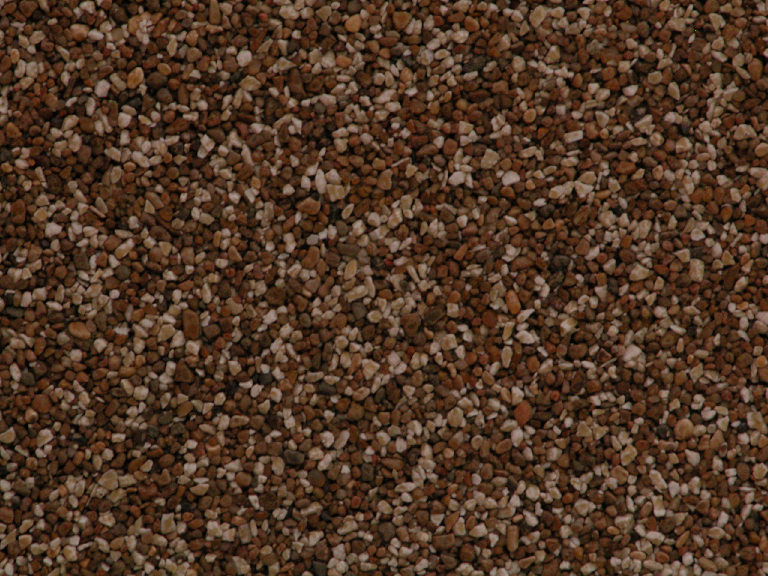
#> input picture experiment/VisibilityEvaluation/bg_imgs/01_1_lum59.6_pippin_park0035.tif, 768 x 576 px, given in place of pippin0224.tif, which was not available
$ python apply_color_matrix_for_bg.py
#> lines starting #> are read from the running program, lines starting #| are printed output that depends on the picture; pictures that were not available may be replaced by others from this repository, and a replacement may not be noted
import cv2
import numpy as np
import matplotlib.pyplot as plt

def apply_glass_simulation(image_path, M_rgb, gamma=2.2):
    """
    指定された画像に対して、ガラスの分光特性行列を適用します。
    BGR画像に対して直接計算できるよう、行列を内部で変換します。
    """
#> called with M_rgb = array of shape (3, 3), gamma = 2.2

    # 1. 画像の読み込み (OpenCVはデフォルトでBGRとして読み込みます)
    # 画像がない場合のために、デモ用のテスト画像を生成します
    if image_path is None:
        print("画像パスが指定されていないため、テスト用画像を生成します...")
        img_bgr = np.zeros((300, 300, 3), dtype=np.uint8)
        cv2.rectangle(img_bgr, (50, 50), (150, 150), (0, 0, 255), -1)   # Red box
        cv2.rectangle(img_bgr, (150, 50), (250, 150), (0, 255, 0), -1)   # Green box
        cv2.rectangle(img_bgr, (100, 150), (200, 250), (255, 0, 0), -1)  # Blue box
        cv2.putText(img_bgr, "Original", (10, 30), cv2.FONT_HERSHEY_SIMPLEX, 1, (255, 255, 255), 2)
    else:
        img_bgr = cv2.imread(image_path)
#> img_bgr is the input picture: shape (576, 768, 3); mean B, G, R 36.9, 54.3, 78.8
        if img_bgr is None:
            raise FileNotFoundError(f"画像が見つかりません: {image_path}")

    # 2. 行列の BGR 補正 (ここがポイントです)
    # 入力されたMは RGB順 (Row0=R, Row1=G, Row2=B) ですが、
    # 画像は BGR順 (Ch0=B, Ch1=G, Ch2=R) です。
    # したがって、行列の「行」と「列」を両方反転させることで BGR用行列 になります。
    M_bgr = np.flip(np.flip(M_rgb, 0), 1)

    print("--- RGB用 行列 ---")
    print(M_rgb)
    print("\n--- BGR変換用 行列 (自動調整済み) ---")
    print(M_bgr)

    # 3. 線形変換の実行 (cv2.transform)
    # 各ピクセル p_in に対して、 p_out = M_bgr * p_in を計算します
    # 画像は通常ガンマ補正がかかっているため、物理演算を行うためにリニア空間に戻します
    img_float = img_bgr.astype(np.float32) / 255.0
    img_linear = np.power(img_float, gamma)
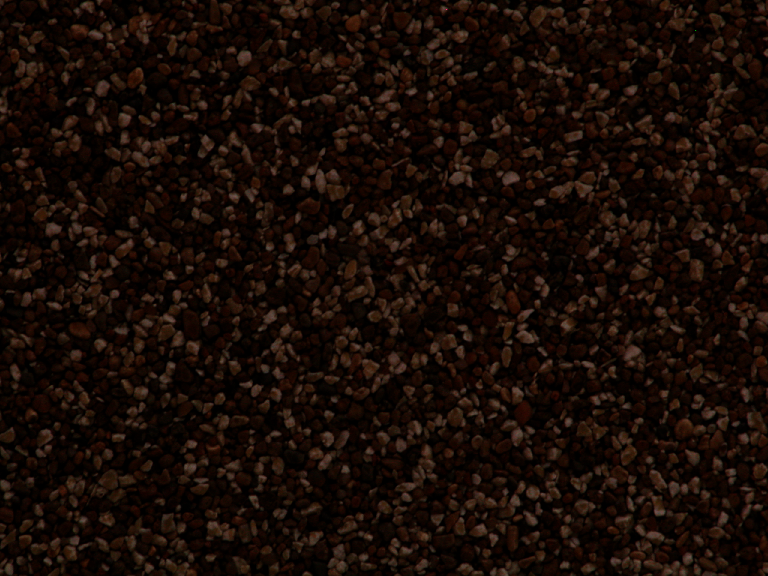
#> img_linear: shape (576, 768, 3) float32; mean B, G, R 0.0256, 0.0472, 0.0946

    # 線形空間で行列演算: p_out_linear = M_bgr * p_in_linear
    img_linear_transformed = cv2.transform(img_linear, M_bgr)

    # 負の値は物理的にあり得ないので0クリップしてから、ガンマ補正を再適用
    img_linear_transformed = np.maximum(img_linear_transformed, 0)
    img_transformed_gamma = np.power(img_linear_transformed, 1.0 / gamma)
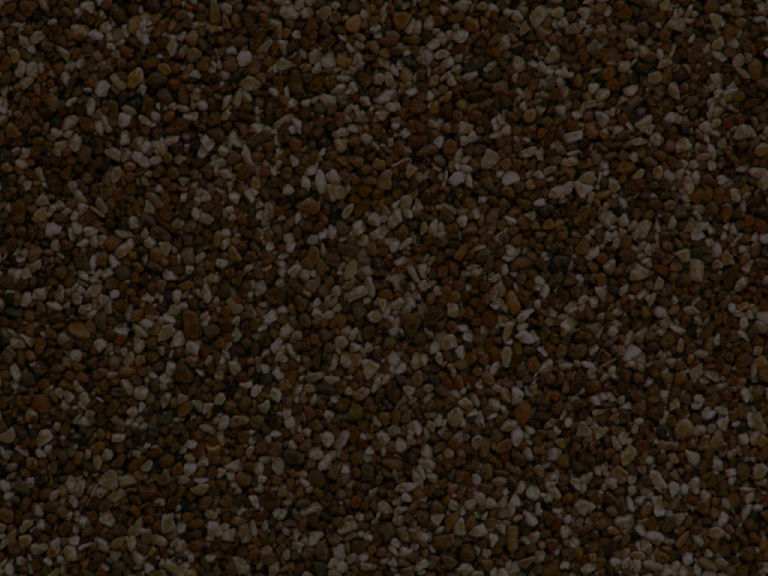
#> img_transformed_gamma: shape (576, 768, 3) float32; mean B, G, R 0.0677, 0.106, 0.145

    # 4. クリップ処理 (重要)
    # 計算結果が小数になったり、255を超えたり負になったりするため、
    # 0-255の範囲に収めて整数型(uint8)に戻します。
    img_transformed = np.clip(img_transformed_gamma * 255, 0, 255).astype(np.uint8)

    return img_bgr, img_transformed

# --- メイン処理 ---

# 1. 画像から読み取った行列 M (RGB定義)
# Row 0: R output coefficients
# Row 1: G output coefficients
# Row 2: B output coefficients
matrix_data = np.array([
   [ 0.1854, -0.0033, 0.0243],
   [-0.0037,  0.2241, 0.0056],
   [-0.0052, -0.0187, 0.2764]
])

# 2. 実行 (お手持ちの画像ファイル名があれば書き換えてください)
# ファイルパスを None にすると、R/G/Bの箱を描いたデモ画像で動きます
original, transformed = apply_glass_simulation(r"C:\Users\HamaKazu\Desktop\GradSchool\lab\McGill Calibrated Color Image Database\Textures\Textures\pippin0224.tif", matrix_data)
# 例: apply_glass_simulation("my_photo.jpg", matrix_data)

# 画像の保存
output_filename = "simulated_glass_output.png"
cv2.imwrite(output_filename, transformed)
print(f"補正後の画像を保存しました: {output_filename}")

# 3. 結果の表示 (matplotlibはRGBで表示するため変換して表示)
plt.figure(figsize=(12, 6))

plt.subplot(1, 2, 1)
plt.imshow(cv2.cvtColor(original, cv2.COLOR_BGR2RGB))
plt.title("Before Glass (Original)")
plt.axis('off')

plt.subplot(1, 2, 2)
plt.imshow(cv2.cvtColor(transformed, cv2.COLOR_BGR2RGB))
plt.title("After Glass (Simulated)")
plt.axis('off')

plt.tight_layout()
plt.show()
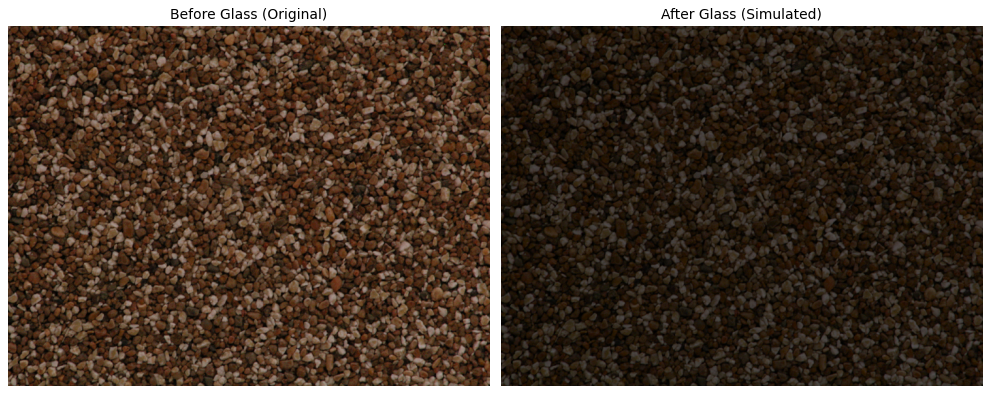
#> figure drawn by matplotlib, 2 panels

$ run again, on experiment/VisibilityEvaluation/bg_imgs/02_2_lum89.5_merry_mexico0154.tif
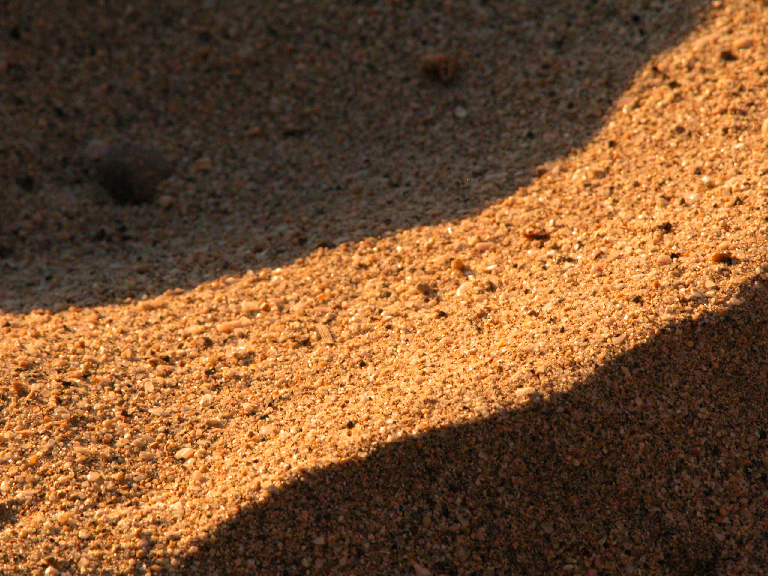
#> input picture experiment/VisibilityEvaluation/bg_imgs/02_2_lum89.5_merry_mexico0154.tif, 768 x 576 px, given in place of pippin0224.tif, which was not available
#> in apply_glass_simulation, img_bgr is the input picture: shape (576, 768, 3); mean B, G, R 47.6, 81.7, 120.8
#> in apply_glass_simulation, `img_transformed_gamma = np.power(img_linear_transformed, 1.0 / gamma)`:
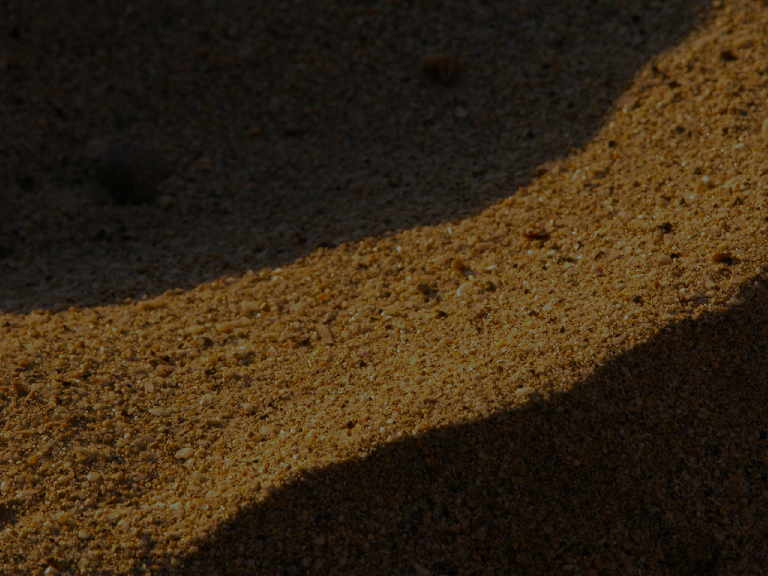
#> img_transformed_gamma: shape (576, 768, 3) float32; mean B, G, R 0.0805, 0.16, 0.222
#> `plt.show()`:
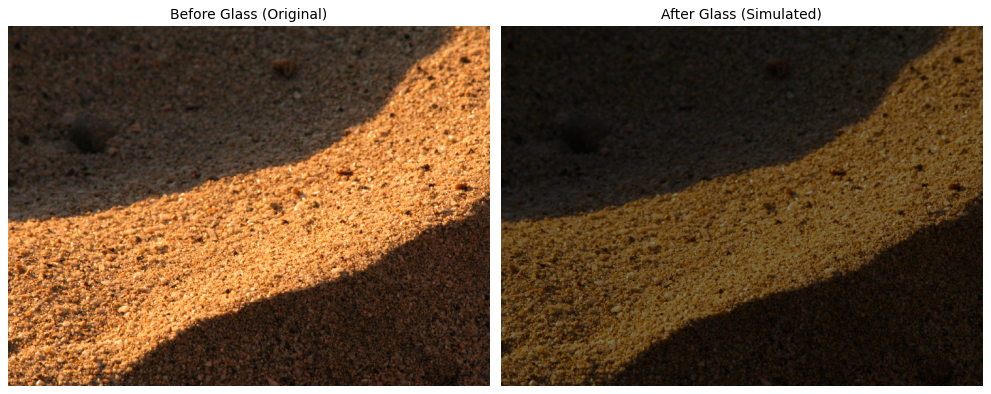
#> figure drawn by matplotlib, 2 panels
